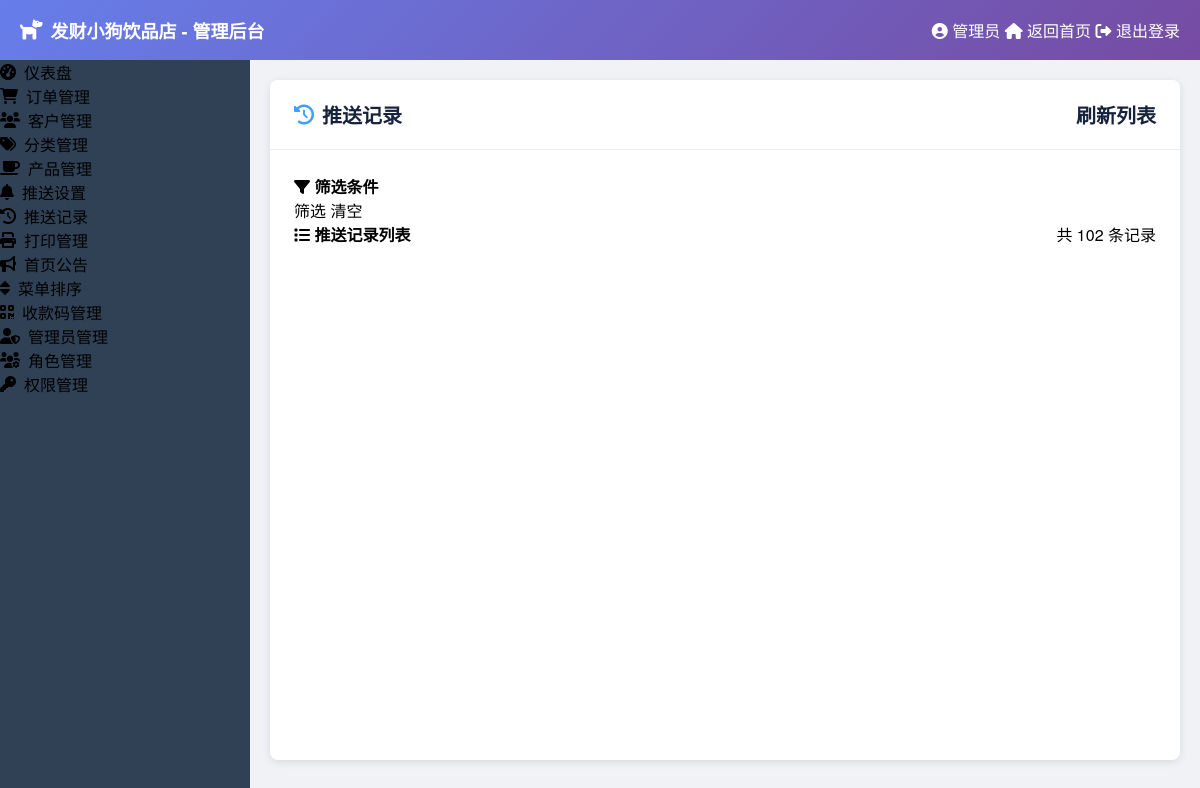
Screenshot of /admin/push_records (signed in) with the database file from the repository.
### app/models.py (models this page shows, shortened)
class MenuConfig(db.Model):
    id = db.Column(db.Integer, primary_key=True)
    menu_key = db.Column(db.String(50), unique=True, nullable=False)  # 菜单唯一标识
    menu_name = db.Column(db.String(100), nullable=False)  # 菜单显示名称
    menu_icon = db.Column(db.String(50), nullable=False)  # 菜单图标
    menu_url = db.Column(db.String(200), nullable=True)  # 菜单链接
    parent_key = db.Column(db.String(50), nullable=True)  # 父菜单标识
    sort_order = db.Column(db.Integer, default=0)  # 排序顺序
    is_active = db.Column(db.Boolean, default=True)  # 是否启用
    is_visible = db.Column(db.Boolean, default=True)  # 是否显示
    created_at = db.Column(db.DateTime, default=datetime.utcnow)
    updated_at = db.Column(db.DateTime, default=datetime.utcnow, onupdate=datetime.utcnow)

### app/admin/routes.py (the view)
@bp.route('/push_records')
@admin_required
def push_records():
    page = request.args.get('page', 1, type=int)
    status_filter = request.args.get('status', '')
    event_filter = request.args.get('event', '')
    config_filter = request.args.get('config', '', type=int)
    query = PushRecord.query
    if status_filter:
        query = query.filter(PushRecord.status == status_filter)
    if event_filter:
        query = query.filter(PushRecord.event_type == event_filter)
    if config_filter:
        query = query.filter(PushRecord.config_id == config_filter)
    records = query.order_by(PushRecord.created_at.desc()).paginate(
        page=page, per_page=20, error_out=False
    )
    configs = PushDeerConfig.query.all()
    return render_template('admin/element_push_records.html',
                          records=records,
                          configs=configs,
                          status_filter=status_filter,
                          event_filter=event_filter,
                          config_filter=config_filter)

### app/__init__.py (called while the page is built)
def create_app():
    app = Flask(__name__, template_folder='../templates', static_folder='../static')
    app.config.from_object(Config)
    from app.models import db
    db.init_app(app)
    from app.main import bp as main_bp
    app.register_blueprint(main_bp)
    from app.admin import bp as admin_bp
    app.register_blueprint(admin_bp, url_prefix='/admin')
    from app.admin.print_routes import bp as print_bp
    app.register_blueprint(print_bp)
    @app.template_global()
    def get_admin_menu_items():
        from app.models import MenuConfig
        try:
            menus = MenuConfig.query.filter_by(is_active=True, is_visible=True).order_by(MenuConfig.sort_order).all()
            return menus
        except:
            return []
    @app.template_global()
    def csrf_token():
        """生成CSRF token"""
        return secrets.token_hex(16)
    return app

### app/admin/routes.py (called while the page is built)
def admin_required(f):
    @wraps(f)
    def decorated_function(*args, **kwargs):
        if not session.get('is_admin'):
            flash('请先登录管理员账户', 'error')
            return redirect(url_for('admin.login'))
        return f(*args, **kwargs)
    return decorated_function

### templates/admin/element_push_records.html (shortened to what this page needs)
{% extends "admin/element_base.html" %}
{% block page_icon %}<i class="fas fa-history"></i>{% endblock %}
{% block page_title %}推送记录{% endblock %}
{% block page_actions %}
<el-button type="info" icon="el-icon-refresh" @click="refreshList">
    刷新列表
</el-button>
{% endblock %}
{% block content %}
<el-card style="margin-bottom: 20px;">
    <div slot="header" class="clearfix">
        <span style="font-weight: 600;">
            <i class="fas fa-filter"></i> 筛选条件
        </span>
    </div>
    <el-form :inline="true" :model="filterForm" class="filter-form">
        <el-form-item>
            <el-button type="primary" @click="applyFilter">筛选</el-button>
            <el-button @click="clearFilter">清空</el-button>
        </el-form-item>
    </el-form>
</el-card>
<el-card>
    <div slot="header" class="clearfix">
        <span style="font-weight: 600;">
            <i class="fas fa-list"></i> 推送记录列表
        </span>
        <div style="float: right;">
            <el-tag type="info">共 {{ records.total }} 条记录</el-tag>
        </div>
    </div>
</el-card>
{% endblock %}

### templates/admin/element_base.html (shortened to what this page needs)
<!DOCTYPE html>
<html lang="zh-CN">
<head>
    <link rel="stylesheet" href="https://unpkg.com/element-ui/lib/theme-chalk/index.css">
    <link rel="stylesheet" href="https://cdnjs.cloudflare.com/ajax/libs/font-awesome/6.0.0/css/all.min.css">
</head>
<body>
    <div id="app" class="admin-container">
        <div class="admin-header">
            <div class="admin-logo">
                <i class="fas fa-dog"></i>
                发财小狗饮品店 - 管理后台
            </div>
            <div>
                <el-dropdown trigger="click">
                    <span class="el-dropdown-link" style="color: white; cursor: pointer;">
                        <i class="fas fa-user-circle"></i>
                        管理员
                    </span>
                    <el-dropdown-menu slot="dropdown">
                        <el-dropdown-item>
                            <a href="{{ url_for('main.index') }}" style="text-decoration: none; color: inherit;">
                                <i class="fas fa-home"></i> 返回首页
                            </a>
                        </el-dropdown-item>
                        <el-dropdown-item divided>
                            <a href="{{ url_for('admin.logout') }}" style="text-decoration: none; color: inherit;">
                                <i class="fas fa-sign-out-alt"></i> 退出登录
                            </a>
                        </el-dropdown-item>
                    </el-dropdown-menu>
                </el-dropdown>
            </div>
        </div>
        <div class="admin-main">
            <div class="admin-sidebar">
                <el-menu
                    :default-active="activeMenu"
                    class="el-menu-vertical-demo"
                    background-color="#304156"
                    text-color="#bfcbd9"
                    active-text-color="#409EFF"
                    :unique-opened="true">
                    {% set menu_items = get_admin_menu_items() %}
                    {% for menu in menu_items %}
                    <el-menu-item index="{{ menu.menu_key }}">
                        <a href="{{ url_for(menu.menu_url) if menu.menu_url else '#' }}" style="text-decoration: none; color: inherit; display: flex; align-items: center; width: 100%;">
                            <i class="{{ menu.menu_icon }}" style="margin-right: 8px;"></i>
                            <span>{{ menu.menu_name }}</span>
                        </a>
                    </el-menu-item>
                    {% endfor %}
                </el-menu>
            </div>
            <div class="admin-content">
                <div class="page-container">
                    <div class="page-header">
                        <div class="page-title">
                            <div class="page-title-left">
                                {% block page_icon %}<i class="fas fa-home"></i>{% endblock %}
                                {% block page_title %}页面标题{% endblock %}
                            </div>
                            <div>
                                {% block page_actions %}{% endblock %}
                            </div>
                        </div>
                    </div>
                    <div class="page-content">
                        {% block content %}{% endblock %}
                    </div>
                </div>
            </div>
        </div>
    </div>
</body>
</html>

### templates/admin/element_base.html (style rules this page uses)
body { margin: 0; font-family: "Helvetica Neue", Helvetica, "PingFang SC", "Hiragino Sans GB", "Microsoft YaHei", "微软雅黑", Arial, sans-serif; }
.admin-container { height: 100vh; display: flex; flex-direction: column; }
.admin-header { background: linear-gradient(135deg, #667eea 0%, #764ba2 100%); color: white; height: 60px; display: flex; align-items: center; justify-content: space-between; padding: 0 20px; box-shadow: 0 2px 8px rgba(0,0,0,0.1); }
.admin-logo { display: flex; align-items: center; font-size: 18px; font-weight: bold; }
.admin-logo i { margin-right: 8px; font-size: 20px; }
.admin-main { flex: 1; display: flex; overflow: hidden; }
.admin-sidebar { width: 250px; background: #304156; overflow-y: auto; }
.admin-content { flex: 1; background: #f0f2f5; overflow-y: auto; padding: 20px; }
.page-container { background: white; border-radius: 8px; box-shadow: 0 2px 8px rgba(0,0,0,0.1); min-height: calc(100vh - 120px); }
.page-header { padding: 20px 24px; border-bottom: 1px solid #e8eaec; background: white; border-radius: 8px 8px 0 0; }
.page-title { font-size: 20px; font-weight: 600; color: #17233d; margin: 0; display: flex; align-items: center; justify-content: space-between; }
.page-title-left { display: flex; align-items: center; }
.page-title-left i { margin-right: 8px; color: #409EFF; }
.page-content { padding: 24px; }

### templates/admin/element_push_records.html (style rules this page uses)
.clearfix:before, .clearfix:after { display: table; content: ""; }
.clearfix:after { clear: both; }
.filter-form { margin-bottom: 0; }

### rows the page displays
MenuConfig: menu_name "仪表盘"
MenuConfig: menu_name "订单管理"
MenuConfig: menu_name "客户管理"
MenuConfig: menu_name "分类管理"
MenuConfig: menu_name "产品管理"
MenuConfig: menu_name "推送设置"
MenuConfig: menu_name "推送记录"
MenuConfig: menu_name "打印管理"
MenuConfig: menu_name "首页公告"
MenuConfig: menu_name "菜单排序"
MenuConfig: menu_name "收款码管理"
MenuConfig: menu_name "管理员管理"
MenuConfig: menu_name "角色管理"
MenuConfig: menu_name "权限管理"

### other values shown
{{ records.total }} "102"
